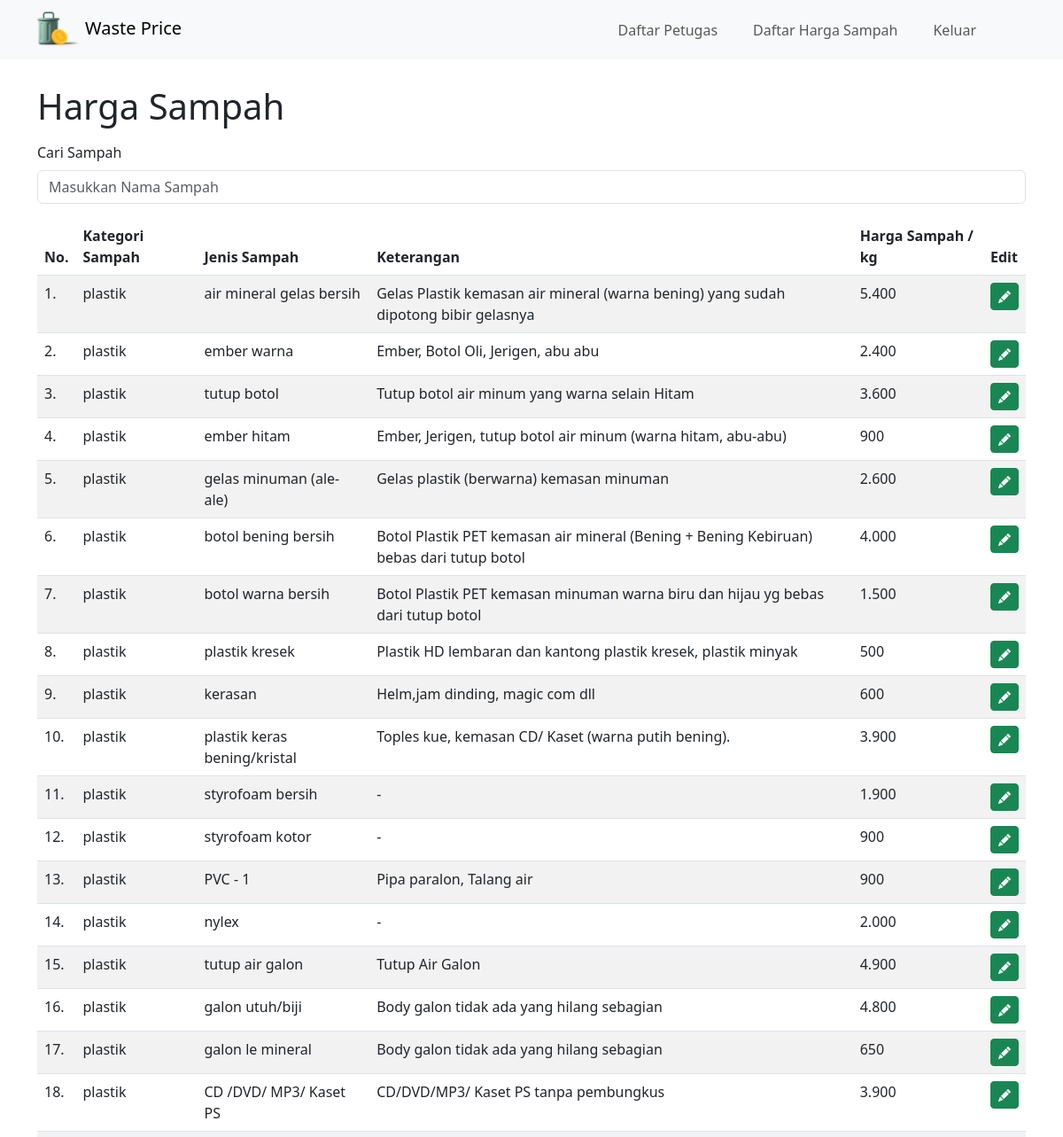
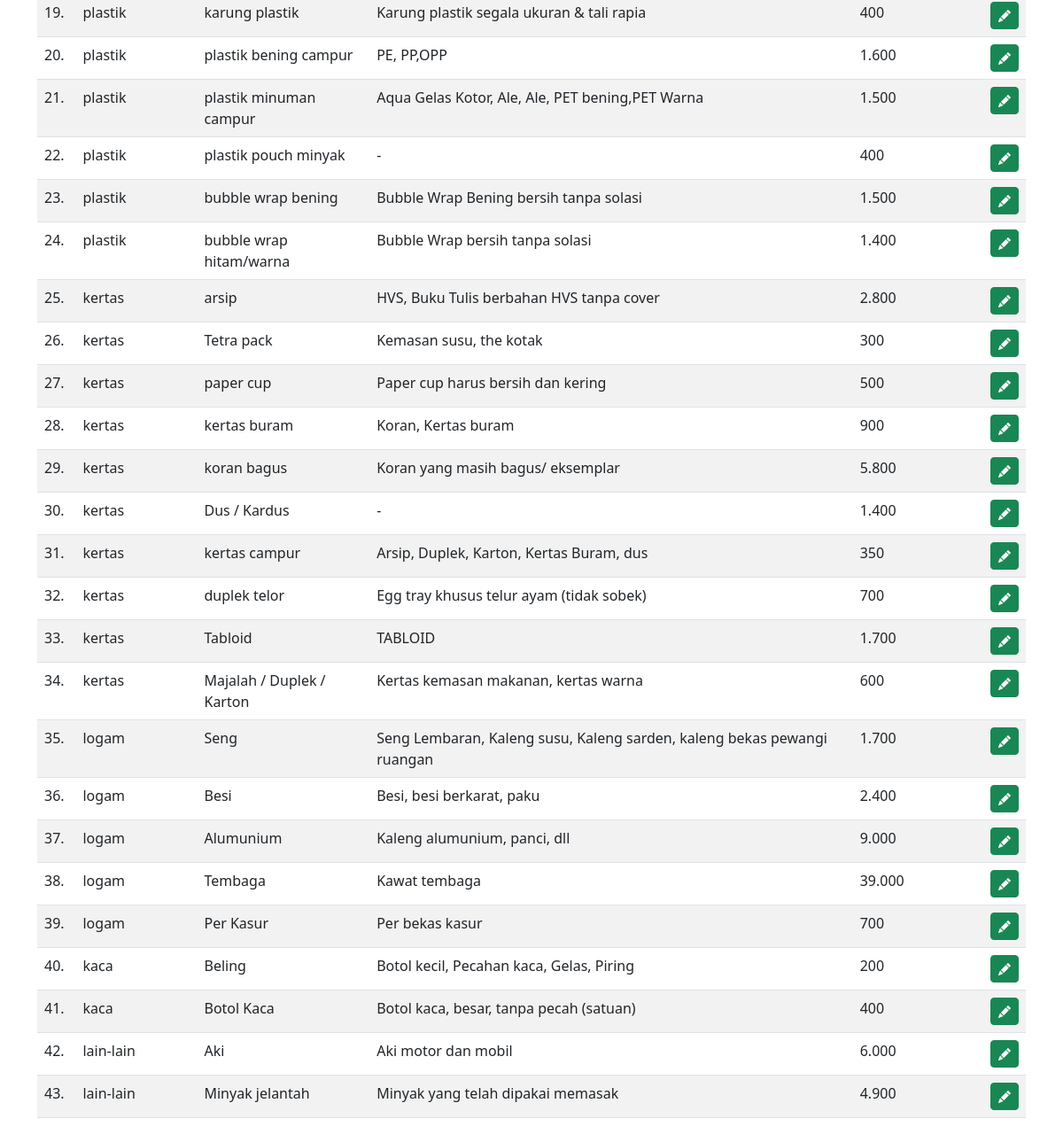
Page /admin/daftarharga (signed in) on the committed database (2 pictures, top to bottom).
### tables this page shows
CREATE TABLE `tb_sampah` (
  `id_sampah` int(99) NOT NULL,
  `kategori_sampah` varchar(50) NOT NULL,
  `jenis_sampah` varchar(50) NOT NULL,
  `keterangan` varchar(99) NOT NULL,
  `harga_sampah` int(11) NOT NULL
);

### admin/daftarharga.php (the view, shortened to what this page needs)
<?php
include '../auth/koneksi.php';
include 'header.php';
$sql = "SELECT * FROM tb_sampah";
$result = mysqli_query($conn, $sql);
$no = 0;
?>
<div class="container">
    <h1 class="mb-3 mt-5 my-5 pt-5">Harga Sampah</h1>
    <div class="align-items-center">
        <form id="searchTask">
            <div class="col-auto mb-3">
                <label for="inputSearch" class="form-label">Cari Sampah</label>
                <input type="text" id="inputSearch" class="form-control" placeholder="Masukkan Nama Sampah">
            </div>
        </form>
    </div>
    <table class="table table-striped mb-5 pb-5">
        <thead>
            <tr>
                <th>No.</th>
                <th>Kategori Sampah</th>
                <th>Jenis Sampah</th>
                <th>Keterangan</th>
                <th>Harga Sampah / kg</th>
                <th>Edit</th>
            </tr>
        </thead>
        <tbody>
            <?php
            if (mysqli_num_rows($result) > 0) {
                while ($row = mysqli_fetch_assoc($result)) {
                    echo "<tr>";
                    echo "<td>" . ++$no . ".</td>";
                    echo "<td class='item_sampah kategori'>" . $row["kategori_sampah"] . "</td>";
                    echo "<td class='item_sampah jenis'>" . $row["jenis_sampah"] . "</td>";
                    echo "<td class='item_sampah keterangan'>" . $row["keterangan"] . "</td>";
                    echo "<td class='harga'>" . number_format($row["harga_sampah"], 0, ',', '.') . "</td>";
                    echo "<td>";
                    echo '<a href="kelola.php?ubah=' . $row["id_sampah"] . '" type="button" class="btn btn-success btn-sm"><i class="bi bi-pencil-fill"></i></a>';
                    echo '</td>';
                    echo "</tr>";
                }
            } else {
                echo '<tr><td colspan="5" id="noDataMessage" class="text-center">Sampah tidak ditemukan</td></tr>';
            }
            ?>
        </tbody>
    </table>
</div>
</body>

### admin/header.php (shortened to what this page needs)
<!doctype html>
<html lang="en">
<head>
    <link rel="stylesheet" href="style.css">
    <link href="https://cdn.jsdelivr.net/npm/bootstrap@5.3.0-alpha1/dist/css/bootstrap.min.css" rel="stylesheet"
>
    <link rel="stylesheet" href="https://cdn.jsdelivr.net/npm/bootstrap-icons@1.10.5/font/bootstrap-icons.css">
</head>
<body>
    <nav class="navbar navbar-expand-lg bg-body-tertiary fixed-top">
        <div class="container">
            <a class="navbar-brand" href="daftarharga">
                <img src="../asset/Logo.svg" draggable="false" alt="Waste Price" width="48.81" height="41">
                Waste Price
            </a>
                <?php if (isset($_SESSION['adminLogin'])) { ?>
                    <div class="collapse navbar-collapse" id="navbarNav">
                        <ul class="navbar-nav ms-auto mx-5">
                            <li class="nav-item">
                                <a class="nav-link" href="daftarpetugas">Daftar Petugas</a>
                            </li>
                            <li class="nav-item mx-4">
                                <a class="nav-link" href="daftarharga">Daftar Harga Sampah</a>
                            </li>
                            <li class="nav-item">
                                <a class="nav-link" href="authAdmin/logout.php">Keluar</a>
                            </li>
                        </ul>
                    </div>
                <?php } ?>
    </nav>

### admin/style.css (style rules this page uses)
body { background-color: #D9D9D9; font-family: 'IBM Plex Sans', sans-serif; font-family: 'Montserrat', sans-serif; overflow-x: hidden; }

### rows in the picture
tb_sampah: kategori_sampah "plastik", jenis_sampah "air mineral gelas bersih", keterangan "Gelas Plastik kemasan air mineral (warna bening) yang sudah dipotong bibir gelasnya", harga_sampah "5.400"
tb_sampah: kategori_sampah "plastik", jenis_sampah "ember warna", keterangan "Ember, Botol Oli, Jerigen, abu abu", harga_sampah "2.400"
tb_sampah: kategori_sampah "plastik", jenis_sampah "tutup botol", keterangan "Tutup botol air minum yang warna selain Hitam", harga_sampah "3.600"
tb_sampah: kategori_sampah "plastik", jenis_sampah "ember hitam", keterangan "Ember, Jerigen, tutup botol air minum (warna hitam, abu-abu)", harga_sampah "900"
tb_sampah: kategori_sampah "plastik", jenis_sampah "gelas minuman (ale-ale)", keterangan "Gelas plastik (berwarna) kemasan minuman", harga_sampah "2.600"
tb_sampah: kategori_sampah "plastik", jenis_sampah "botol bening bersih", keterangan "Botol Plastik PET kemasan air mineral (Bening + Bening Kebiruan) bebas dari tutup botol", harga_sampah "4.000"
tb_sampah: kategori_sampah "plastik", jenis_sampah "botol warna bersih", keterangan "Botol Plastik PET kemasan minuman warna biru dan hijau yg bebas dari tutup botol", harga_sampah "1.500"
tb_sampah: kategori_sampah "plastik", jenis_sampah "plastik kresek", keterangan "Plastik HD lembaran dan kantong plastik kresek, plastik minyak", harga_sampah "500"
tb_sampah: kategori_sampah "plastik", jenis_sampah "kerasan", keterangan "Helm,jam dinding, magic com dll", harga_sampah "600"
tb_sampah: kategori_sampah "plastik", jenis_sampah "plastik keras bening/kristal", keterangan "Toples kue, kemasan CD/ Kaset (warna putih bening).", harga_sampah "3.900"
tb_sampah: kategori_sampah "plastik", jenis_sampah "styrofoam bersih", keterangan "-", harga_sampah "1.900"
tb_sampah: kategori_sampah "plastik", jenis_sampah "styrofoam kotor", keterangan "-", harga_sampah "900"
tb_sampah: kategori_sampah "plastik", jenis_sampah "PVC - 1", keterangan "Pipa paralon, Talang air", harga_sampah "900"
tb_sampah: kategori_sampah "plastik", jenis_sampah "nylex", keterangan "-", harga_sampah "2.000"
tb_sampah: kategori_sampah "plastik", jenis_sampah "tutup air galon", keterangan "Tutup Air Galon", harga_sampah "4.900"
tb_sampah: kategori_sampah "plastik", jenis_sampah "galon utuh/biji", keterangan "Body galon tidak ada yang hilang sebagian", harga_sampah "4.800"
tb_sampah: kategori_sampah "plastik", jenis_sampah "galon le mineral", keterangan "Body galon tidak ada yang hilang sebagian", harga_sampah "650"
tb_sampah: kategori_sampah "plastik", jenis_sampah "CD /DVD/ MP3/ Kaset PS", keterangan "CD/DVD/MP3/ Kaset PS tanpa pembungkus", harga_sampah "3.900"
tb_sampah: kategori_sampah "plastik", jenis_sampah "karung plastik", keterangan "Karung plastik segala ukuran & tali rapia", harga_sampah "400"
tb_sampah: kategori_sampah "plastik", jenis_sampah "plastik bening campur", keterangan "PE, PP,OPP", harga_sampah "1.600"
tb_sampah: kategori_sampah "plastik", jenis_sampah "plastik minuman campur", keterangan "Aqua Gelas Kotor, Ale, Ale, PET bening,PET Warna", harga_sampah "1.500"
tb_sampah: kategori_sampah "plastik", jenis_sampah "plastik pouch minyak", keterangan "-", harga_sampah "400"
tb_sampah: kategori_sampah "plastik", jenis_sampah "bubble wrap bening", keterangan "Bubble Wrap Bening bersih tanpa solasi", harga_sampah "1.500"
tb_sampah: kategori_sampah "plastik", jenis_sampah "bubble wrap hitam/warna", keterangan "Bubble Wrap bersih tanpa solasi", harga_sampah "1.400"
tb_sampah: kategori_sampah "kertas", jenis_sampah "arsip", keterangan "HVS, Buku Tulis berbahan HVS tanpa cover", harga_sampah "2.800"
tb_sampah: kategori_sampah "kertas", jenis_sampah "Tetra pack", keterangan "Kemasan susu, the kotak", harga_sampah "300"
tb_sampah: kategori_sampah "kertas", jenis_sampah "paper cup", keterangan "Paper cup harus bersih dan kering", harga_sampah "500"
tb_sampah: kategori_sampah "kertas", jenis_sampah "kertas buram", keterangan "Koran, Kertas buram", harga_sampah "900"
tb_sampah: kategori_sampah "kertas", jenis_sampah "koran bagus", keterangan "Koran yang masih bagus/ eksemplar", harga_sampah "5.800"
tb_sampah: kategori_sampah "kertas", jenis_sampah "Dus / Kardus", keterangan "-", harga_sampah "1.400"
tb_sampah: kategori_sampah "kertas", jenis_sampah "kertas campur", keterangan "Arsip, Duplek, Karton, Kertas Buram, dus", harga_sampah "350"
tb_sampah: kategori_sampah "kertas", jenis_sampah "duplek telor", keterangan "Egg tray khusus telur ayam (tidak sobek)", harga_sampah "700"
tb_sampah: kategori_sampah "kertas", jenis_sampah "Tabloid", keterangan "TABLOID", harga_sampah "1.700"
tb_sampah: kategori_sampah "kertas", jenis_sampah "Majalah / Duplek / Karton", keterangan "Kertas kemasan makanan, kertas warna", harga_sampah "600"
tb_sampah: kategori_sampah "logam", jenis_sampah "Seng", keterangan "Seng Lembaran, Kaleng susu, Kaleng sarden, kaleng bekas pewangi ruangan", harga_sampah "1.700"
tb_sampah: kategori_sampah "logam", jenis_sampah "Besi", keterangan "Besi, besi berkarat, paku", harga_sampah "2.400"
tb_sampah: kategori_sampah "logam", jenis_sampah "Alumunium", keterangan "Kaleng alumunium, panci, dll", harga_sampah "9.000"
tb_sampah: kategori_sampah "logam", jenis_sampah "Tembaga", keterangan "Kawat tembaga", harga_sampah "39.000"
tb_sampah: kategori_sampah "logam", jenis_sampah "Per Kasur", keterangan "Per bekas kasur", harga_sampah "700"
tb_sampah: kategori_sampah "kaca", jenis_sampah "Beling", keterangan "Botol kecil, Pecahan kaca, Gelas, Piring", harga_sampah "200"
tb_sampah: kategori_sampah "kaca", jenis_sampah "Botol Kaca", keterangan "Botol kaca, besar, tanpa pecah (satuan)", harga_sampah "400"
tb_sampah: kategori_sampah "lain-lain", jenis_sampah "Aki", keterangan "Aki motor dan mobil", harga_sampah "6.000"
tb_sampah: kategori_sampah "lain-lain", jenis_sampah "Minyak jelantah", keterangan "Minyak yang telah dipakai memasak", harga_sampah "4.900"
